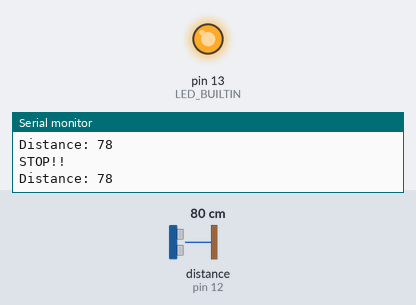
This sketch was run on a simulated Arduino Uno, built with avr-gcc and run on an emulated ATmega328P. On the bench: output pins drawn as LEDs (lit = HIGH), the last lines printed to the serial monitor. Wiring (inferred from the names in the program): ultrasonic range finder: trigger pin 11; echo pin 12. The inputs (shaded band) are chosen by the test bench; at power-on: distance to the obstacle (sensor on pin 12) 80 cm. The echo pulse lasts 58.3 µs per cm; pins used as bus, display or sensor lines are not drawn.

Above: at 1.2 s.
1.3 s: distance to the obstacle (sensor on pin 12) set to 7 cm
4.3 s: distance to the obstacle (sensor on pin 12) set to 4 cm
At 5.0 s:
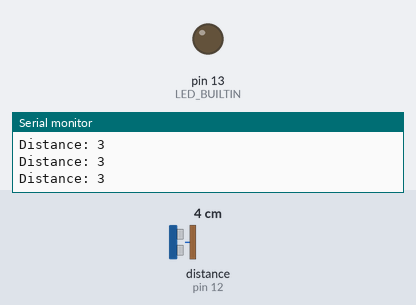
5.8 s: distance to the obstacle (sensor on pin 12) set to 120 cm
At 6.6 s:
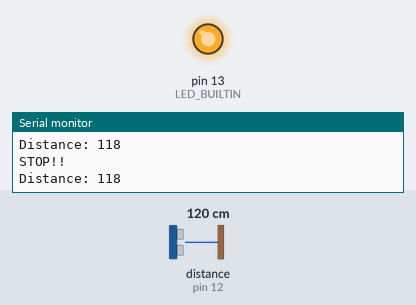
Timing chart, 0 to 8.8 s (numbered marks = the images above; inputs shaded):
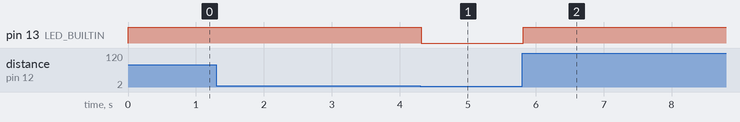

Measured:
- the behaviour switches between 6 and 5 cm on distance to the obstacle (sensor on pin 12) (found by bisection; images 0 and 1)
- after the input at 4.3 s, pin 13 (LED_BUILTIN): HIGH → LOW at once
- after the input at 5.8 s, pin 13 (LED_BUILTIN): LOW → HIGH at once

The sketch:

Lab2_ultrasonic_sensor.ino
```cpp
const int trigPin = 11;
const int echoPin = 12;
long duration;
int distance;

long ultrasonic_distance()
{
   digitalWrite(trigPin, LOW);
  delayMicroseconds(2);

  digitalWrite(trigPin, HIGH);
  delayMicroseconds(10);

  digitalWrite(trigPin, LOW);

  duration = pulseIn(echoPin, HIGH);
  distance = (duration * 0.034) / 2 ;
  return distance;
}

void setup() {
  pinMode(trigPin, OUTPUT);
  pinMode(echoPin, INPUT);

  pinMode(LED_BUILTIN, OUTPUT);

  Serial.begin(9600); // Starts the serial communication
}

void loop() {

  distance = ultrasonic_distance();

  Serial.print("Distance: ");
  Serial.println(distance);

  if(distance > 4)
  {
    digitalWrite(LED_BUILTIN, HIGH);
    Serial.println("STOP!!");
  }
  else{
    digitalWrite(LED_BUILTIN, LOW);
  }
}
```
